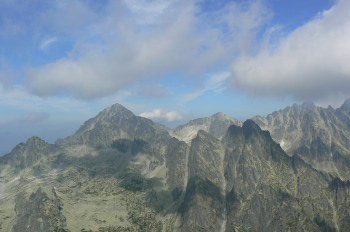
#> input picture chapter10/my_imgs/tatras.jpg, 350 x 232 px, found by its file name
$ python tiling_strategy.py
#> lines starting #> are read from the running program, lines starting #| are printed output that depends on the picture
# tiling_strategy.py
from PIL import Image
import sys

my_img_fldr = r".\my_imgs\\"
my_img_pic = r"tatras"
# my_img_pic = r"mr_mrs"
my_img_format = r".jpg"
my_img_file = my_img_fldr+my_img_pic+my_img_format

class TiledStrategy:

    def make_background(self, img_file, desktop_size):
        # in_img = Image.open(img_file)
#> called with img_file = '.\\my_imgs\\\\tatras.jpg', desktop_size = (640, 640)
        try:
            in_img = Image.open(img_file)
#> in_img is the input picture: PIL image 350x232 RGB; mean R, G, B 125.7, 140.9, 153
        except IOError:
            print("Unable to load image")
            sys.exit(1)
        # in_img.show()

        out_img = Image.new("RGB", desktop_size)
#> out_img: PIL image 640x640 RGB; every value is 0
        num_tiles = [
            o // i + 1 for o, i in zip(out_img.size, in_img.size)
        ]
#> num_tiles = [2, 3]
        for x in range(num_tiles[0]):
            for y in range(num_tiles[1]):
                out_img.paste(
                    in_img,
                    (
                        in_img.size[0] * x,
                        in_img.size[1] * y,
                        in_img.size[0] * (x + 1),
                        in_img.size[1] * (y + 1),
                    ),
                )
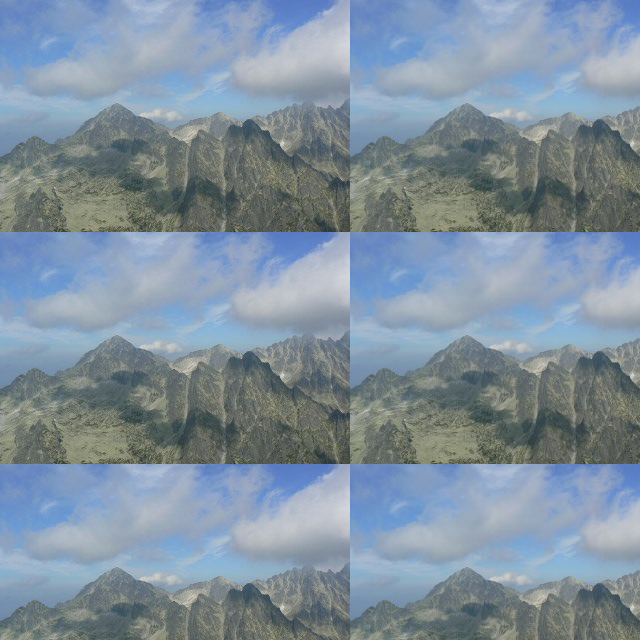
#> out_img: PIL image 640x640 RGB; mean R, G, B 127.5, 144.1, 158.6
        return out_img


class CenteredStrategy:

    def make_background(self, img_file, desktop_size):
        # in_img = Image.open(img_file)
        try:
            in_img = Image.open(img_file)
        except IOError:
            print("Unable to load image")
            sys.exit(1)
        # in_img.show()

        out_img = Image.new("RGB", desktop_size)
        left = (out_img.size[0] - in_img.size[0]) // 2
        top = (out_img.size[1] - in_img.size[1]) // 2
        out_img.paste(
            in_img,
            (left, top, left + in_img.size[0], top + in_img.size[1]),
        )
        return out_img


class ScaledStrategy:

    def make_background(self, img_file, desktop_size):
        # in_img = Image.open(img_file)
        try:
            in_img = Image.open(img_file)
        except IOError:
            print("Unable to load image")
            sys.exit(1)
        # in_img.show()

        out_img = in_img.resize(desktop_size)
        return out_img

def main():
    sy = TiledStrategy()
    # sy = CenteredStrategy()
    # sy = ScaledStrategy()
    desktop_size = (640, 640)
    my_img_bg = sy.make_background(my_img_file, desktop_size)
    my_img_bg.show()

if __name__ == '__main__':
    main()
